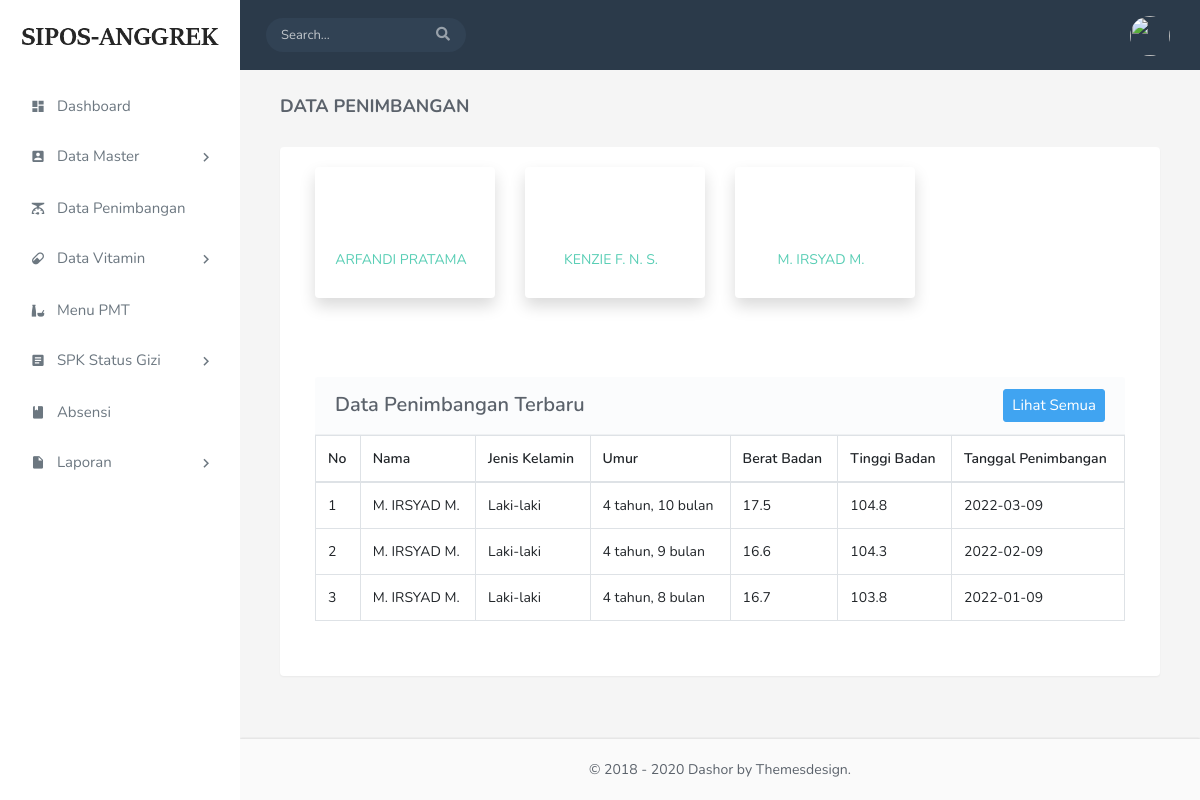
/index.php/data_penimbangan, run on the app's committed database.
### tables this page shows
CREATE TABLE `data_anak` (
  `id_anak` int(5) NOT NULL,
  `nik` varchar(16) NOT NULL,
  `nama` varchar(50) NOT NULL,
  `anak_ke` int(5) NOT NULL,
  `tempat_lahir` varchar(15) NOT NULL,
  `tanggal_lahir` date NOT NULL,
  `umur` varchar(40) NOT NULL,
  `jenis_kelamin` varchar(10) NOT NULL,
  `nama_ortu` int(5) NOT NULL,
  `alamat` varchar(50) NOT NULL,
  `foto_anak` text NOT NULL,
  `status` varchar(20) NOT NULL
);

CREATE TABLE `data_penimbangan` (
  `id_penimbangan` int(5) NOT NULL,
  `nik_anak` varchar(16) NOT NULL,
  `nama_anak` varchar(50) NOT NULL,
  `jenis_kelamin_anak` varchar(10) NOT NULL,
  `umur_anak` varchar(40) NOT NULL,
  `tgl_timbang_anak` date NOT NULL,
  `bb_anak` varchar(10) NOT NULL,
  `tb_anak` varchar(10) NOT NULL,
  `id_anakk` int(5) NOT NULL
);

### application/controllers/Data_Penimbangan.php (called while the page is built, shortened)
<?php
class Data_Penimbangan extends CI_Controller{
	public function index(){
		$data['role'] = $this->Anak_model->getAll()->result();
		$data['terbaru'] = $this->Data_Penimbangan_model->data_terbaru()->result();
		$data['user'] = $this->Data_Penimbangan_model->getAll()->result();
		$this->template->views('Admin2/pages-data-penimbangan',$data);
	}
}
?>

### index.php (called while the page is built, shortened)
<?php
require_once BASEPATH.'core/CodeIgniter.php';

### application/models/Anak_model.php (called while the page is built, shortened)
<?php
class Anak_model extends CI_Model
{
	function getAll(){
		$this->db->select('*');
		$this->db->from('data_anak');
		$this->db->order_by('nama', 'ASC');
		$query = $this->db->get();
		return $query;
	}
}
?>

### application/models/Data_Penimbangan_model.php (called while the page is built, shortened)
<?php
class Data_Penimbangan_model extends CI_Model
{
	function getAll(){
		$this->db->select('*');
		$this->db->from('data_penimbangan');
		$this->db->join('data_anak', 'data_anak.id_anak = data_penimbangan.id_penimbangan');
		$this->db->order_by('id_penimbangan','DESC');
		$query = $this->db->get();
		return $query;
	}
	public function data_terbaru()
	{
    	$this->db->select('*');
    	$this->db->from('data_penimbangan');
    	$this->db->order_by('id_penimbangan','DESC');
    	$this->db->limit(3);
    	$query = $this->db->get();
    	return $query;
    }
}
?>

### application/views/Admin2/pages-data-penimbangan.php (the view, shortened to what this page needs)
<form class="user" action="<?php echo base_url('Data_Penimbangan/data_per_anak');?>" method="POST" enctype="multipart/form-data">
    <br>
        <div class="row">
            <div class="col-sm-12">
                <div class="page-title-box">
                    <h4 class="page-title">Data Penimbangan</h4>
                </div>
            </div>
        </div>
        <div class="row">
            <div class="col-12">
                <div class="card m-b-30">
                    <div class="card-body">
                     <div class="container-fluid">
                         <div class="row">
                            <?php
                            foreach ($role as $item)
                            {
                            ?>
                                <div class="col-xl-3 col-md-6 mb-4">
                                    <div class="card border-left-primary shadow h-95 py-2">
                                        <div class="card-body">
                                            <div class="row no-gutters align-items-center">
                                                <div class="col mr-2">
                                                    <div class="text-xs font-weight-bold text-primary text-uppercase mb-1 text-center">
                                                        <img src="<?php echo base_url('assets/upload/fotoanak/') . $item->foto_anak; ?>" alt="" width="50" height="50">
                                                        </div>
                                                        <div class="h7 mb-0 text-center"><a href="<?php echo base_url('Data_Penimbangan/data_per_anak/'. $item->id_anak);?>" class="text-primary"><?= $item->nama ?></a></div>
                                                    </div>
                                                </div>
                                            </div>
                                        </div>
                                    </div>
                                    <?php } ?>
                        <div class="container align-items-center">
                        <div class="row">
                            <div class="col-sm-12">
                                    <div class="page-title-box">
                                            <div class="card-header">
                                                <div class="row align-items-center">
                                                <div class="col">
                                                    <h5 class="mb-0">Data Penimbangan Terbaru</h5>
                                                </div>
                                                <div class="col text-right">
                                                     <a href="<?php echo base_url('Data_Penimbangan/lihat_semua_data_penimbangan')?>">
                                                        <button type="button" class="btn btn-info btn-sm float-right">Lihat Semua</button>
                                                    </a>
                                                </div>
                                            </div>
                                        </div>
                                                <table id="table" class="table table-bordered dt-responsive nowrap" style="border-collapse: collapse; border-spacing: 0; width: 100%;">
                                                    <thead>
                                                        <tr>
                                                            <th>No</th>
                                                            <th>Nama</th>
                                                            <th>Jenis Kelamin</th>
                                                            <th>Umur</th>
                                                            <th>Berat Badan</th>
                                                            <th>Tinggi Badan</th>
                                                            <th>Tanggal Penimbangan</th>
                                                        </tr>
                                                    </thead>
                                                    <tbody>
                                                        <?php
                                            $no = 1;
                                            foreach ($terbaru as $baris) {
                                                ?>
                                                <tr>
                                                    <td><?php echo $no++; ?></td>
                                                    <td><?php echo $baris->nama_anak; ?></td>
                                                    <td><?php echo $baris->jenis_kelamin_anak; ?></td>
                                                    <td><?php echo $baris->umur_anak; ?></td>
                                                    <td><?php echo $baris->bb_anak; ?></td>
                                                    <td><?php echo $baris->tb_anak; ?></td>
                                                    <td><?php echo $baris->tgl_timbang_anak; ?></td>
                                                </tr>
                                                <?php
                                            }?>
                                        </tbody>
                                    </table>
                                </div>
                            </div>
                        </div>
                    </div>
                </div>
            </div>
        </div>
    </div>
</div>
</div>
<footer class="footer">
</footer>
</div>
</div>

### data on the page
data_anak: foto_anak (picture), nama "ARFANDI PRATAMA"
data_anak: foto_anak (picture), nama "KENZIE F. N. S."
data_anak: foto_anak (picture), nama "M. IRSYAD M."
data_penimbangan: nama_anak "M. IRSYAD M.", jenis_kelamin_anak "Laki-laki", umur_anak "4 tahun, 10 bulan", bb_anak "17.5", tb_anak "104.8", tgl_timbang_anak "2022-03-09"
data_penimbangan: nama_anak "M. IRSYAD M.", jenis_kelamin_anak "Laki-laki", umur_anak "4 tahun, 9 bulan", bb_anak "16.6", tb_anak "104.3", tgl_timbang_anak "2022-02-09"
data_penimbangan: nama_anak "M. IRSYAD M.", jenis_kelamin_anak "Laki-laki", umur_anak "4 tahun, 8 bulan", bb_anak "16.7", tb_anak "103.8", tgl_timbang_anak "2022-01-09"
